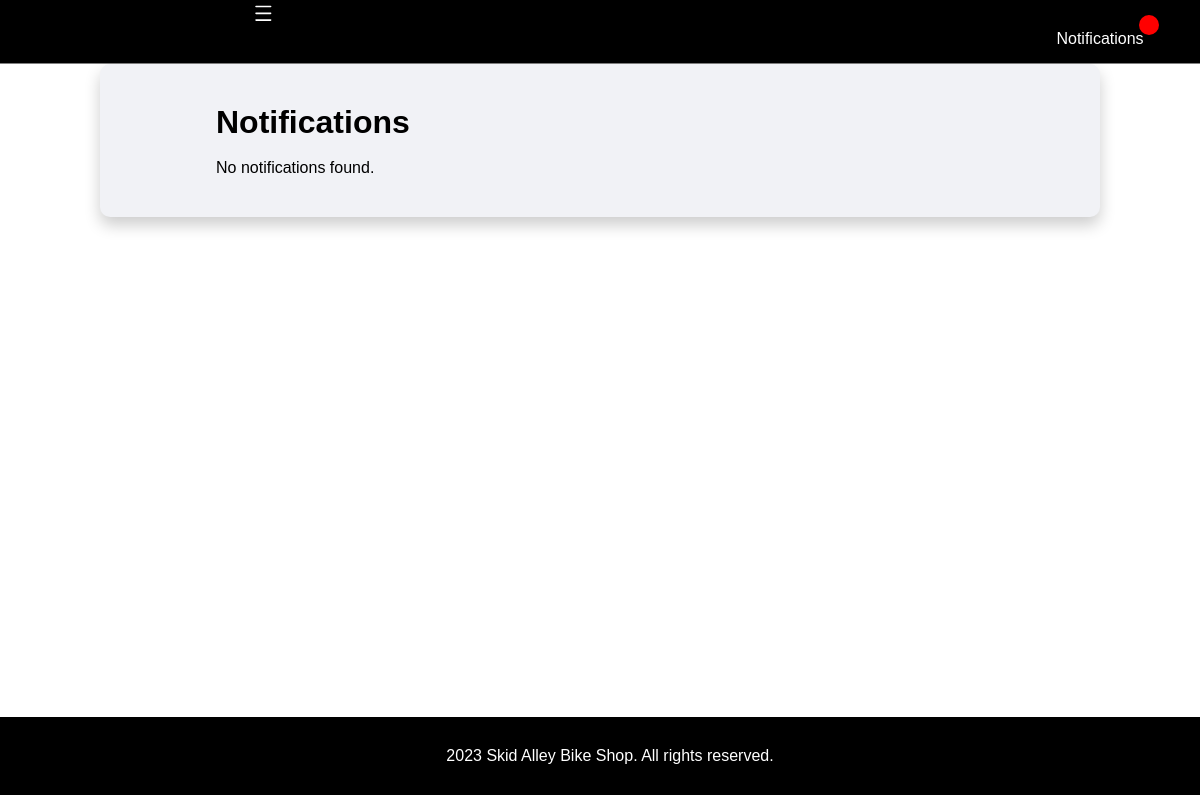
The page /admin/notifications-admin.php (signed in) on the database as committed earlier.
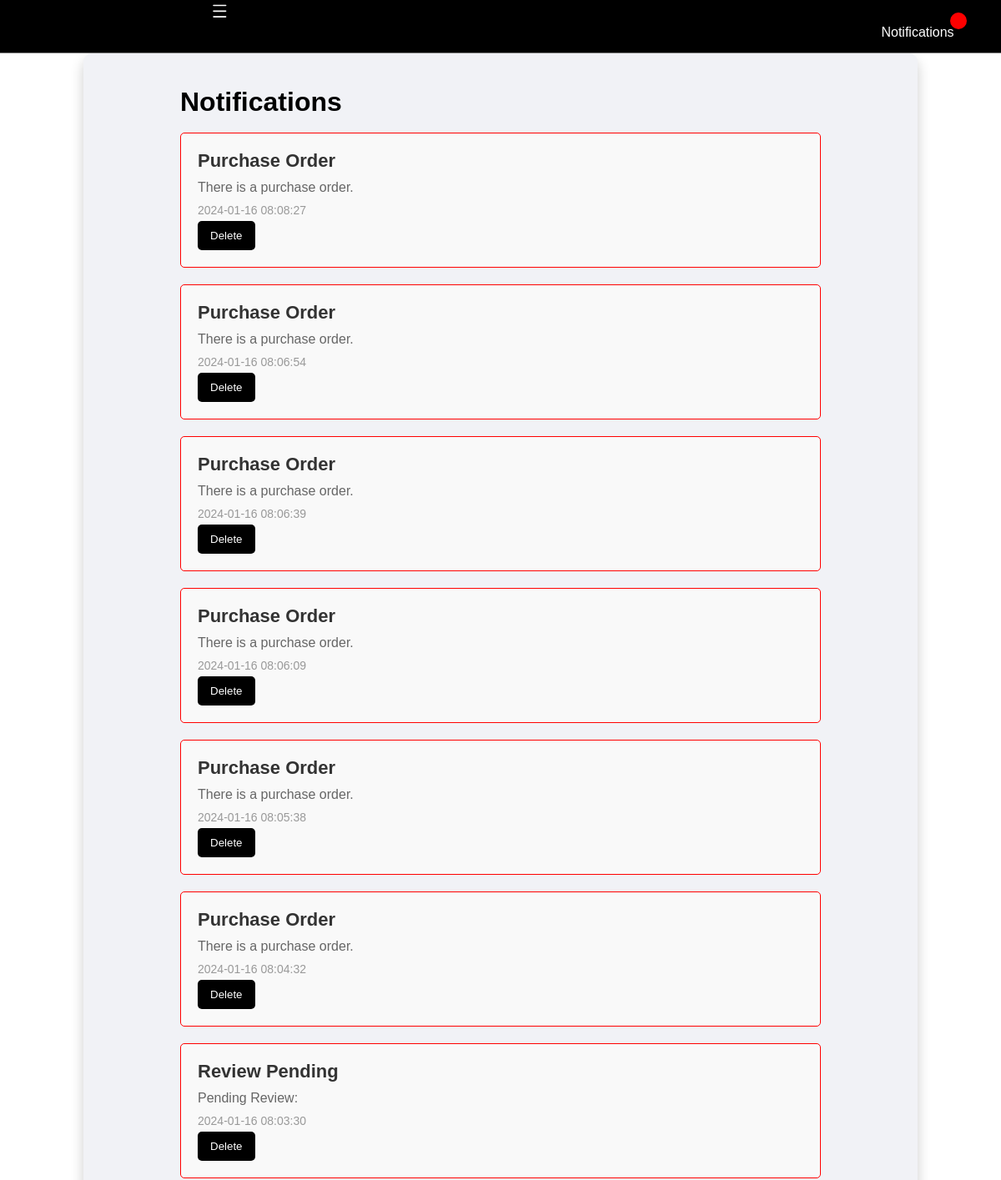
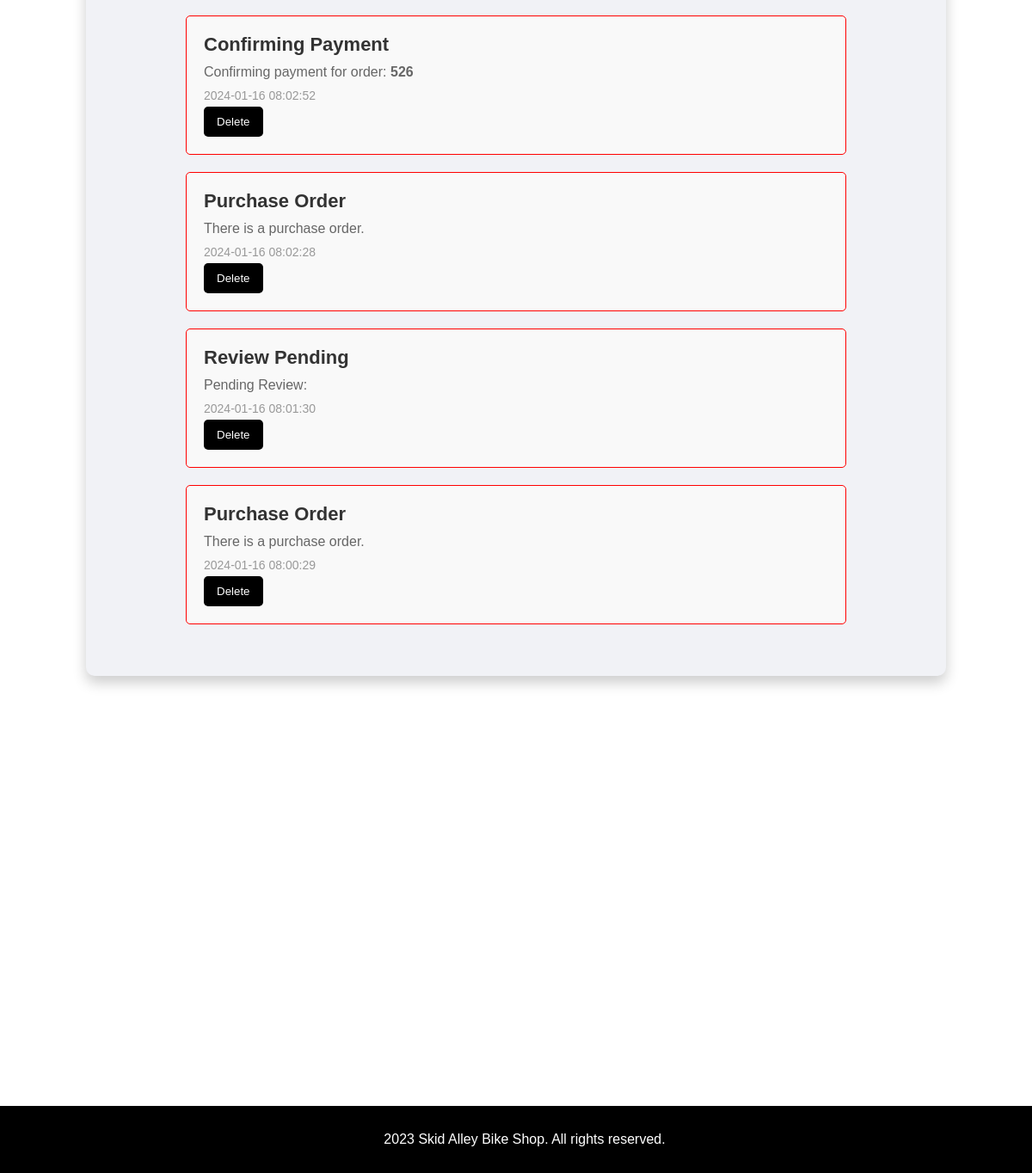
The same page on the database as committed later (2 pictures, top to bottom).
### tables this page shows
CREATE TABLE `admin_notifications` (
  `id` int(11) NOT NULL,
  `order_id` int(11) NOT NULL,
  `order_products_id` int(11) NOT NULL,
  `reason` text DEFAULT NULL,
  `notification_type` varchar(20) NOT NULL,
  `is_approved` tinyint(4) NOT NULL DEFAULT 0,
  `is_read` tinyint(1) NOT NULL DEFAULT 0,
  `timestamp` timestamp NOT NULL DEFAULT current_timestamp() ON UPDATE current_timestamp(),
  `gcash_receipts_id` int(11) DEFAULT NULL
);

### admin/notifications-admin.php (the view, shortened to what this page needs)
<?php include('partials/menu.php'); ?>
<link rel="stylesheet" href="https://cdnjs.cloudflare.com/ajax/libs/font-awesome/5.15.4/css/all.min.css">
<link rel="stylesheet" href="https://cdn.jsdelivr.net/npm/alertifyjs/build/css/alertify.min.css" />
<link rel="stylesheet" href="https://cdn.jsdelivr.net/npm/alertifyjs/build/css/themes/default.min.css" />
<div class="main-content">
    <div class="wrapper">
        <h1>Notifications</h1>
        <br>
        <?php
        $notificationSql = "SELECT * FROM admin_notifications ORDER BY timestamp DESC";
        $notificationResult = mysqli_query($conn, $notificationSql);
        if ($notificationResult) {
            if (mysqli_num_rows($notificationResult) > 0) {
                while ($row = mysqli_fetch_assoc($notificationResult)) {
                    $notificationId = $row['id'];
                    $message = $row['order_id'];
                    $reason = $row['reason'];
                    $timestamp = $row['timestamp'];
                    $order_id = $row['order_id'];
                    $isRead = $row['is_read'];
                    $isApproved = $row['is_approved'];
                    $notificationClass = $isRead ? 'notification-item' : 'notification-item unseen';
                    if ($isApproved == 0) {
                        $notificationType = "Cancellation of Order";
                    } elseif ($isApproved == 1) {
                        $notificationType = "Purchase Order";
                    } elseif ($isApproved == 2) {
                        $notificationType = "Order Received";
                    }
                    elseif ($isApproved == 3) {
                        $notificationType = "Confirming Payment";
                    }
                    elseif ($isApproved == 4) {
                        $notificationType = "Review Pending";
                    }
                    else {
                        continue;
                    }
                    ?>
                    <div class="notifications">
                    <div class="<?php echo $notificationClass; ?>" onclick="showAlertify('<?php echo $message; ?>', '<?php echo $reason; ?>', '<?php echo $timestamp; ?>', '<?php echo $order_id; ?>', '<?php echo $notificationId; ?>', '<?php echo $isApproved; ?>')">
                            <h3><?php echo $notificationType; ?></h3>
                            <?php if ($isApproved == 0) : ?>
                                <p>There is a cancelled order. The reason is: <strong><?php echo $reason; ?></strong></p>
                            <?php elseif ($isApproved == 1) : ?>
                                <p>There is a purchase order.</p>
                            <?php elseif ($isApproved == 2) : ?>
                                <p>Order has been received.</p>
                            <?php elseif ($isApproved == 3) : ?>
                                <p>Confirming payment for order: <strong><?php echo $order_id; ?></strong></p>
                            <?php elseif ($isApproved == 4) : ?>
                                <p>Pending Review: <strong><?php  ?></strong></p>
                            <?php endif; ?>
                            <span class="notification-date"><?php echo $timestamp; ?></span>
                            <button class="delete-notification-button" onclick="deleteNotification(event, '<?php echo $notificationId; ?>')">Delete</button>
                        </div>
                    </div>
                    <?php
                }
            } else {
                echo "<p>No notifications found.</p>";
            }
        } else {
            echo "Error executing the query: " . mysqli_error($conn);
        }
        ?>
    </div>
</div>
<?php include('partials/footer.php'); ?>

Rows that differ between the two databases and show on the page:
added admin_notifications: is_approved "Purchase Order", shows "There is a purchase order.", timestamp "2024-01-16 08:08:27"
added admin_notifications: is_approved "Purchase Order", shows "There is a purchase order.", timestamp "2024-01-16 08:06:54"
added admin_notifications: is_approved "Purchase Order", shows "There is a purchase order.", timestamp "2024-01-16 08:06:39"
added admin_notifications: is_approved "Purchase Order", shows "There is a purchase order.", timestamp "2024-01-16 08:06:09"
added admin_notifications: is_approved "Purchase Order", shows "There is a purchase order.", timestamp "2024-01-16 08:05:38"
added admin_notifications: is_approved "Purchase Order", shows "There is a purchase order.", timestamp "2024-01-16 08:04:32"
added admin_notifications: is_approved "Review Pending", shows "Pending Review:", timestamp "2024-01-16 08:03:30"
added admin_notifications: is_approved "Confirming Payment", order "526", timestamp "2024-01-16 08:02:52"
added admin_notifications: is_approved "Purchase Order", shows "There is a purchase order.", timestamp "2024-01-16 08:02:28"
added admin_notifications: is_approved "Review Pending", shows "Pending Review:", timestamp "2024-01-16 08:01:30"
added admin_notifications: is_approved "Purchase Order", shows "There is a purchase order.", timestamp "2024-01-16 08:00:29"
Other text that changed with them:
text no longer shown: "No notifications found."
